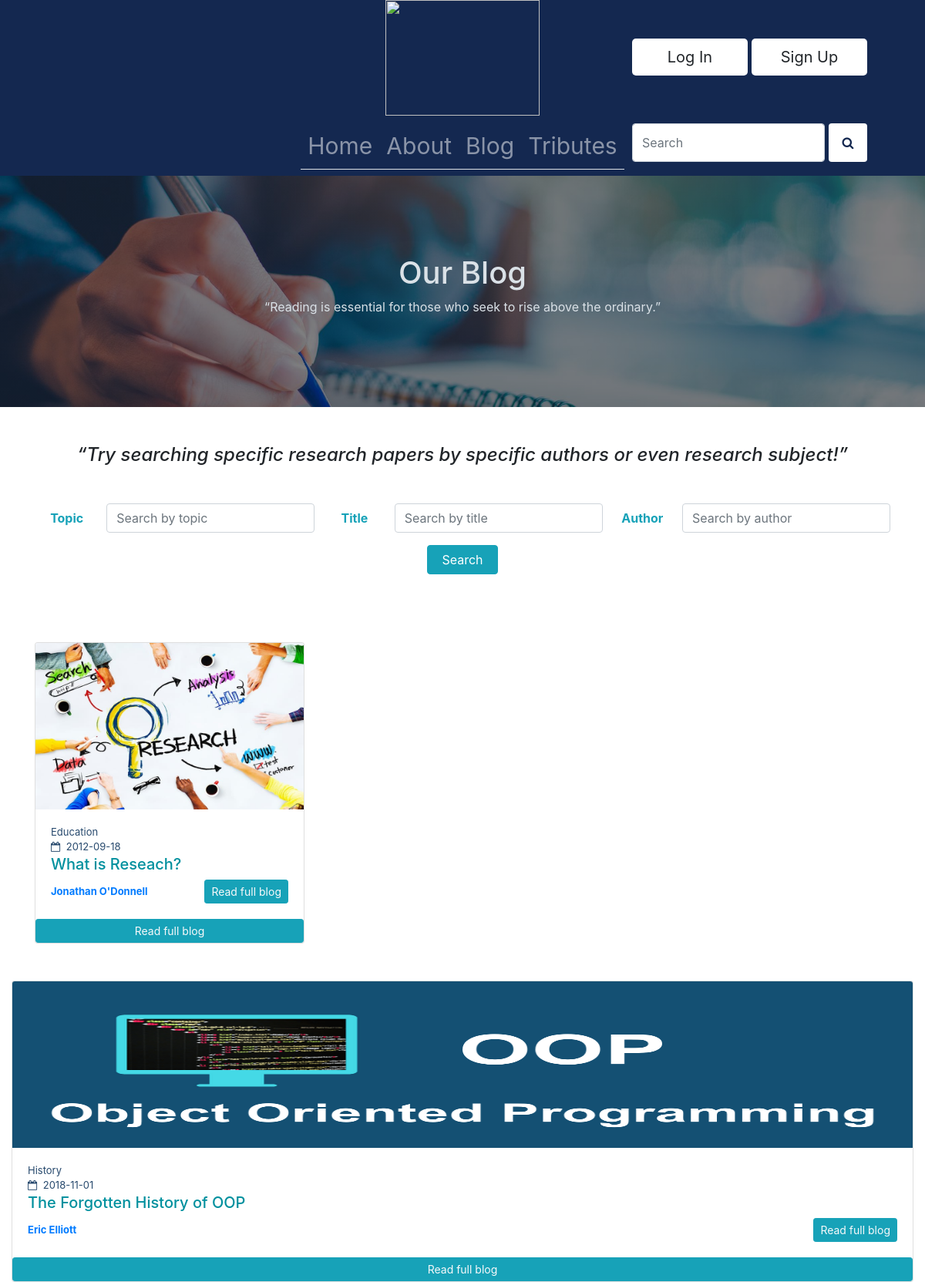
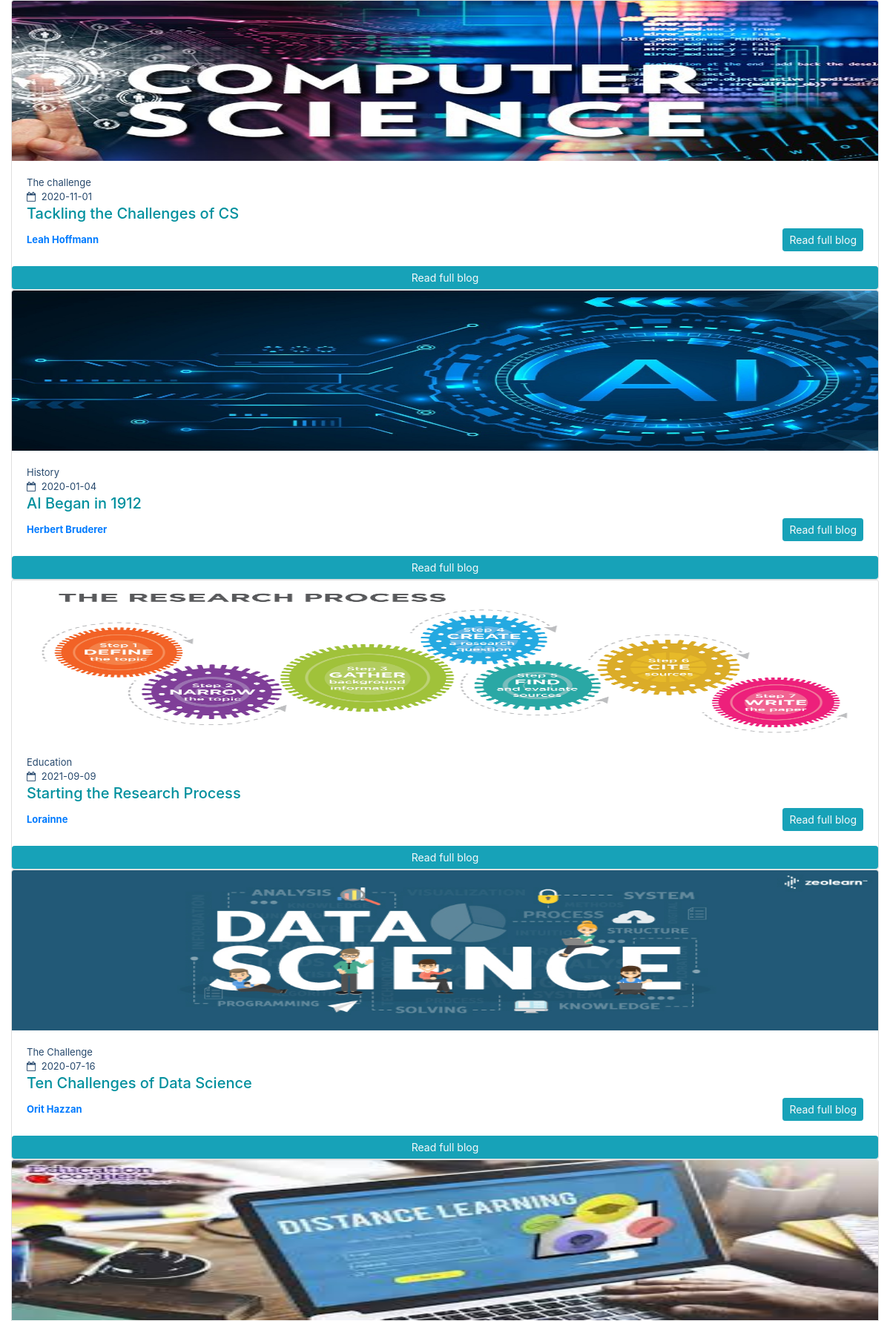
The app's page /php/blog.php (upper part) with its own data (2 pictures, top to bottom).
### tables this page shows
CREATE TABLE IF NOT EXISTS `blog` (
  `Blog_ID` int(100) NOT NULL AUTO_INCREMENT,
  `Topic` varchar(100) NOT NULL,
  `Date` date NOT NULL,
  `Image` varchar(100) NOT NULL,
  `Title` varchar(100) NOT NULL,
  `Content` varchar(50000) NOT NULL,
  `Author_ID` int(100) NOT NULL,
  PRIMARY KEY (`Blog_ID`)
);

CREATE TABLE IF NOT EXISTS `author` (
  `Author_ID` int(11) NOT NULL AUTO_INCREMENT,
  `Author_Name` varchar(100) NOT NULL,
  `Author_Email` varchar(255) NOT NULL,
  `Author_Image` varchar(100) NOT NULL,
  `Description` varchar(10000) NOT NULL,
  PRIMARY KEY (`Author_ID`) USING BTREE
);

### php/blog.php (the view, shortened to what this page needs)
<?php
    include('dbcon.php');
?>
<?php
if(isset($_POST['search'])){
    $valuetosearch1=$_POST['valueTosearch1'];
    $valuetosearch2=$_POST['valueTosearch2'];
    $valuetosearch3=$_POST['valueTosearch3'];
    $query="SELECT * FROM blog inner join author using(Author_ID) where (Topic LIKE '%$valuetosearch1%' and  Title LIKE '%$valuetosearch2%' and Author_Name LIKE '%$valuetosearch3%')";
    $res=mysqli_query($connect,$query);
}
else{
        $art = "SELECT * from blog inner join author using(Author_ID)";
        $res = mysqli_query($connect, $art);
        $valuetosearch1="";
        $valuetosearch2="";
        $valuetosearch3="";
}
?>
<!DOCTYPE html>
<html lang="en">
<head>
    <link href="https://stackpath.bootstrapcdn.com/font-awesome/4.7.0/css/font-awesome.min.css" rel="stylesheet">
    <link href="https://cdn.jsdelivr.net/npm/bootstrap@5.0.2/dist/css/bootstrap.min.css" rel="stylesheet"
>
    <link rel="stylesheet" href="../css/bootstrap.min.css">
    <link rel="stylesheet" href="../css/animate.css">
    <link rel="stylesheet" href="../css/blog.css?v=<?php echo time(); ?>">
</head>
<body>
    <?php include("navbar.php");?>
    <div class="hero-image">
        <div class="hero-text">
            <h1>Our Blog</h1>
            <p><q>Reading is essential for those who seek to rise above the ordinary.</q></p>
        </div>
    </div>
    <div class="container">
        <h4 class="text-center m-5"><em><q>Try searching specific research papers by specific authors or even research subject!</q></em></h4>
    </div>
    <div class="container">
    <form action="" method="POST" class="text-center text-info font-weight-bold">
        <div class="form-row">
            <label for="inputName" class="col-sm-1 col-form-label">Topic</label>
            <div class="form-group col-md-3">
                <input class="form-control" type="text" name="valueTosearch1" placeholder="Search by topic"
                    value="<?php echo $valuetosearch1;?>">
            </div>
            <label for="inputName" class="col-sm-1 col-form-label">Title</label>
            <div class="form-group col-md-3">
                <input class="form-control" type="text" name="valueTosearch2" placeholder="Search by title"
                    value="<?php echo $valuetosearch2;?>">
            </div>
            <label for="inputName" class="col-sm-1 col-form-label">Author</label>
            <div class="form-group col-md-3">
                <input class="form-control" type="text" name="valueTosearch3" placeholder="Search by author"
                    value="<?php echo $valuetosearch3;?>">
            </div>
        </div>
        <input class="form-group col-md-1 btn btn-info text-center" type="submit" name="search" value="Search"><br><br>
    </form>
    </div>
    <div class="product container mt-5 mb-5">
        <div class="row row-cols-1 row-cols-md-3 g-4">
            <?php
                while ($row = mysqli_fetch_assoc($res)) :
                ?>
                    <div class="col">
                        <div class="card blog">
                            <img class="card-img-top" src="../image/<?php echo $row['Image'];?>" style="width: 100%" alt="Card image cap">
                            <div class="card-body">
                                <div class="blog-list">
                                    <div>
                                        <a href="#" title="blog about education"><?php echo $row['Topic']; ?></a>
                                    </div>
                                    <span><i class="fa fa-calendar me-1"></i>
                                        <?php echo $row['Date']; ?></span>
                                </div>
                                <h5 class="blog-title"><a href="blog.php?article=<?php echo $row['Blog_ID'];?>" rel="bookmark"><?php echo $row['Title']; ?></a></h5>
                                <div class="d-flex align-items-center justify-content-between blog-list2">
                                    <div class="author d-flex align-items-center">
                                        <a class="fw-bold" style="font-size: 13px;" href="blog.php?author=<?php echo $row['Author_ID'];?>">
                                            <span><?php echo $row['Author_Name'];?></span>
                                        </a>
                                    </div>
                                    <a href="blog.php?article=<?php echo $row['Blog_ID'];?>" class="btn btn-primary btn-info text-light btn-sm" tabindex="-1" role="button" aria-disabled="true">Read full blog</a>
                                </div>
                            </div>
                            <a href="blog.php?article=<?php echo $row['Blog_ID'];?>"
                                class="btn btn-primary btn-info text-light btn-sm" tabindex="-1" role="button"
                                aria-disabled="true">Read full blog</a>
                        </div>
                    </div>
                </div>
            </div>
            <?php endwhile; ?>
    <?php include("footer.php");?>
</body>
</html>

### css/blog.css (style rules this page uses)
body { background-color: #DAE1E7; color: #142850; }
.hero-image { background-image: linear-gradient(rgba(0, 0, 0, 0.5), rgba(0, 0, 0, 0.5)), url("../image/banner.jpg"); height: 25vw; background-position: center; background-repeat: no-repeat; background-size: cover; position: relative; }
.hero-text { text-align: center; position: absolute; top: 50%; left: 50%; transform: translate(-50%, -50%); color: #DAE1E7; }
.blog-list { color: #27496D; font-size: small; margin-top: auto; }
.blog-list2 { margin-top: auto; }
.blog-list a { color: #27496D; text-decoration: none; }
.blog-title a { color: #00909E; text-decoration: none; }
.blog img { height: 18vw; }

### css/navbar.css (style rules this page uses)
.btn { background-color: white; color:#142850 ; }

### records on screen
blog: Image (picture), Topic "Education", Date "2012-09-18", Title "What is Reseach?", Author_ID.Author_Name "Jonathan O'Donnell"
blog: Image (picture), Topic "History", Date "2018-11-01", Title "The Forgotten History of OOP", Author_ID.Author_Name "Eric Elliott"
blog: Image (picture), Topic "The challenge", Date "2020-11-01", Title "Tackling the Challenges of CS", Author_ID.Author_Name "Leah Hoffmann"
blog: Image (picture), Topic "History", Date "2020-01-04", Title "AI Began in 1912", Author_ID.Author_Name "Herbert Bruderer"
blog: Image (picture), Topic "Education", Date "2021-09-09", Title "Starting the Research Process", Author_ID.Author_Name "Lorainne"
blog: Image (picture), Topic "The Challenge", Date "2020-07-16", Title "Ten Challenges of Data Science", Author_ID.Author_Name "Orit Hazzan"
blog: Image (picture)
